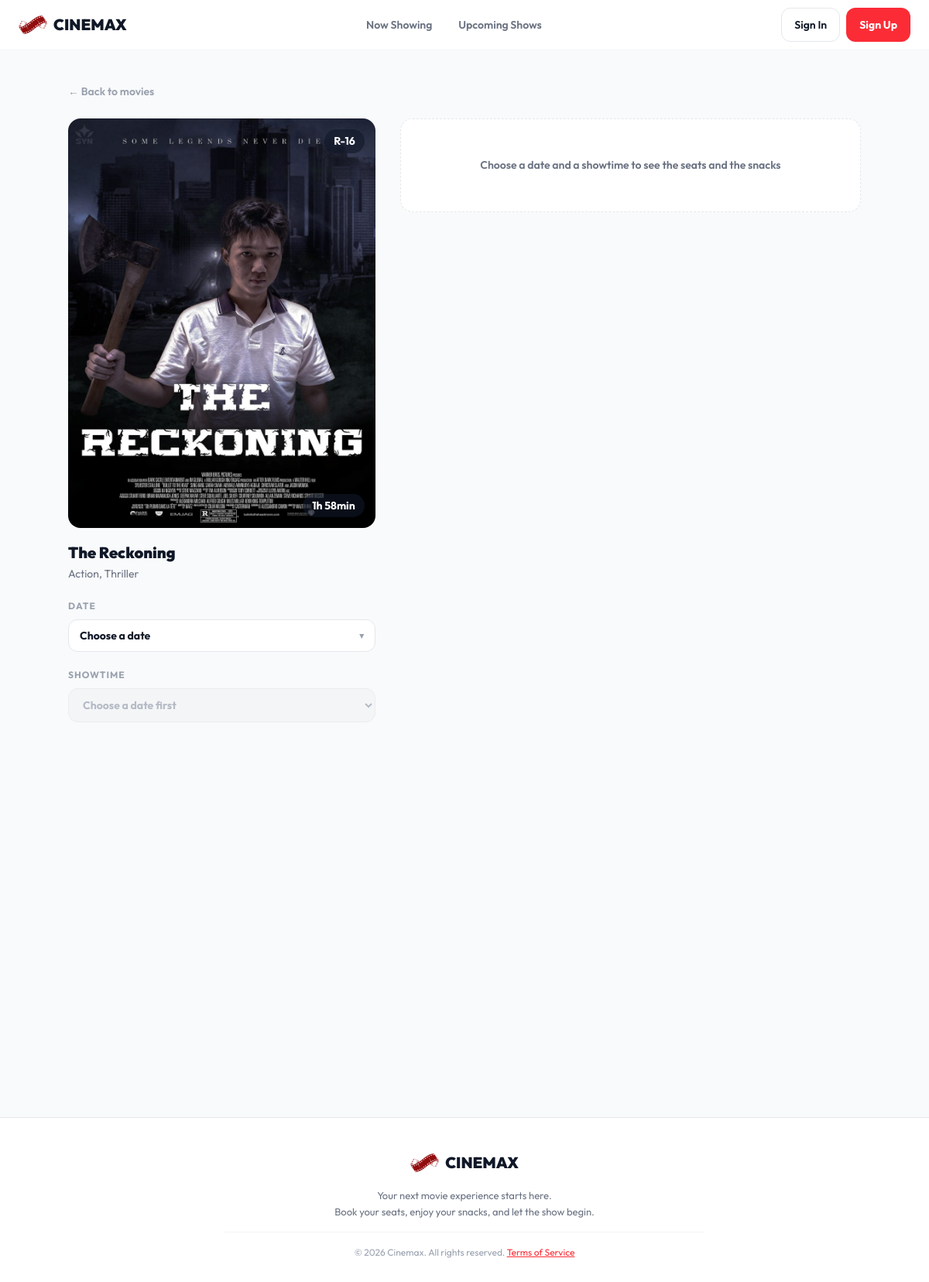
The page /book.php?movie=the-reckoning on the database its author committed.
### tables this page shows
CREATE TABLE movies (
  id               INT UNSIGNED NOT NULL AUTO_INCREMENT,
  slug             VARCHAR(120) NOT NULL,
  title            VARCHAR(150) NOT NULL,
  genre            VARCHAR(100) NOT NULL,
  duration_minutes SMALLINT UNSIGNED NOT NULL,
  rating           ENUM('G', 'PG', 'PG-13', 'R-13', 'R-16', 'R-18') NOT NULL,
  price            INT UNSIGNED NOT NULL,         
  status           ENUM('now_showing', 'upcoming') NOT NULL,
  opens_on         DATE NULL,
  ends_on          DATE NULL,
  poster_path      VARCHAR(255) NULL,             
  is_active        TINYINT(1) NOT NULL DEFAULT 1,  
  created_at       DATETIME NOT NULL DEFAULT CURRENT_TIMESTAMP,
  PRIMARY KEY (id),
  UNIQUE KEY uq_movies_slug (slug),
  KEY idx_movies_listing (is_active, status)
);

### config/config.php (called while the page is built)
<?php
return [
    'app_url' => 'http://localhost/cinemax',
    'debug' => false,
    'db' => [
        'host' => '127.0.0.1',
        'port' => 3306,
        'name' => 'cinemax',
        'user' => 'cinemax_app',
        'pass' => '3ab3c4b2fb81091acf7fb937615b68cf7e2151ee2bd50f46',
    ],
    'paymongo' => [
        'secret_key' => 'sk_live_d9NZn7B17miVGpjwnrJfjVRL',
        'public_key' => 'pk_live_zgXobEUNCpFgSgaDB1DBNbup',
        'webhook_secret' => '',
        'payment_methods' => ['qrph', 'gcash', 'card'],
    ],
    'booking_hold_minutes' => 10,
];

### includes/helpers.php (called while the page is built, shortened)
<?php
function config(string $key, $default = null)
{
    static $settings = null;
    if ($settings === null) {
        $settings = require APP_ROOT . '/config/config.php';
    }
    $value = $settings;
    foreach (explode('.', $key) as $part) {
        $value = $value[$part];
    }
    return $value;
}
function app_path(): string
{
    $path = (string) parse_url((string) config('app_url'), PHP_URL_PATH);
    return rtrim($path, '/');
}
function url(string $path = ''): string
{
    return app_path() . '/' . ltrim($path, '/');
}
function asset(string $path): string
{
    $file = APP_ROOT . '/' . ltrim($path, '/');
    $version = is_file($file) ? (string) filemtime($file) : '1';
    return url($path) . '?v=' . $version;
}
function e($value): string
{
    return htmlspecialchars((string) $value, ENT_QUOTES | ENT_SUBSTITUTE | ENT_HTML5, 'UTF-8');
}
function input_string(array $source, string $key, int $maxLength = 255): string
{
    $value = $source[$key] ?? '';
    $value = preg_replace('/[\x00-\x08\x0B\x0C\x0E-\x1F\x7F]/u', '', $value) ?? '';
    $value = trim($value);
    return $value;
}
function duration_tag(int $minutes): string
{
    $hours = intdiv($minutes, 60);
    $rest = $minutes % 60;
    $parts = [];
    if ($hours > 0) {
        $parts[] = $hours . 'h';
    }
    if ($rest > 0 || $hours === 0) {
        $parts[] = $rest . 'min';
    }
    return implode(' ', $parts);
}
function today(): string
{
    return date('Y-m-d');
}

### includes/db.php (called while the page is built, shortened)
<?php
function db(): PDO
{
    static $pdo = null;
    if ($pdo instanceof PDO) {
        return $pdo;
    }
    $dsn = sprintf(
        'mysql:host=%s;port=%d;dbname=%s;charset=utf8mb4',
        (string) config('db.host', '127.0.0.1'),
        (int) config('db.port', 3306),
        (string) config('db.name', 'cinemax')
    );
    $pdo = new PDO($dsn, (string) config('db.user'), (string) config('db.pass'), [
        PDO::ATTR_ERRMODE            => PDO::ERRMODE_EXCEPTION,
        PDO::ATTR_DEFAULT_FETCH_MODE => PDO::FETCH_ASSOC,
        PDO::ATTR_EMULATE_PREPARES   => false,
        PDO::ATTR_STRINGIFY_FETCHES  => false,
        PDO::MYSQL_ATTR_MULTI_STATEMENTS => false,
    ]);
    $pdo->exec("SET time_zone = '+08:00'");
    $pdo->exec("SET SESSION sql_mode = 'STRICT_ALL_TABLES,NO_ZERO_IN_DATE,NO_ZERO_DATE,ERROR_FOR_DIVISION_BY_ZERO,NO_ENGINE_SUBSTITUTION'");
    return $pdo;
}
function db_query(string $sql, array $params = []): PDOStatement
{
    $statement = db()->prepare($sql);
    foreach ($params as $name => $value) {
        $key = is_int($name) ? $name + 1 : $name;
        if (is_int($value)) {
            $statement->bindValue($key, $value, PDO::PARAM_INT);
        } elseif (is_bool($value)) {
            $statement->bindValue($key, $value ? 1 : 0, PDO::PARAM_INT);
        } elseif ($value === null) {
            $statement->bindValue($key, null, PDO::PARAM_NULL);
        } else {
            $statement->bindValue($key, (string) $value, PDO::PARAM_STR);
        }
    }
    $statement->execute();
    return $statement;
}
function db_one(string $sql, array $params = []): ?array
{
    $row = db_query($sql, $params)->fetch();
    return $row === false ? null : $row;
}
function db_all(string $sql, array $params = []): array
{
    return db_query($sql, $params)->fetchAll();
}

### includes/movies.php (called while the page is built, shortened)
<?php
function movie_booking_window(array $movie): ?array
{
    $today = today();
    $opens = $movie['opens_on'] ?? null;
    $to = $movie['ends_on'] ?? null;
    if ($to === null) {
        $to = (new DateTimeImmutable($today))->modify('+' . OPEN_ENDED_BOOKING_DAYS . ' days')->format('Y-m-d');
    }
    return ['from' => $today, 'to' => $to];
}
function find_movie_by_slug(string $slug): ?array
{
    return db_one('SELECT * FROM movies WHERE slug = ? AND is_active = 1', [$slug]);
}
function movie_schedule(int $movieId): array
{
    $schedule = [];
    foreach (db_all('SELECT start_time, cinema FROM showtimes WHERE movie_id = ? ORDER BY start_time', [$movieId]) as $row) {
        $schedule[(string) $row['start_time']] = (int) $row['cinema'];
    }
    return $schedule;
}
function movie_showtimes(int $movieId): array
{
    return array_map('strval', array_keys(movie_schedule($movieId)));
}
function poster_url(array $movie): string
{
    $path = (string) ($movie['poster_path'] ?? '');
    if ($path !== '' && preg_match('~^assets/img/posters/[A-Za-z0-9._-]+$~', $path) && is_file(APP_ROOT . '/' . $path)) {
        return asset($path);
    }
    return asset('assets/img/poster-placeholder.svg');
}

### book.php (the view, shortened to what this page needs)
<?php
$movie = find_movie_by_slug(input_string($_GET, 'movie', 120));
$window = movie_booking_window($movie);
$showtimes = movie_showtimes((int) $movie['id']);
$bookable = $window !== null && $showtimes !== [];
function book_poster(array $movie): void
{
    ?>
<div class="booking-poster-wrap">
          <img class="booking-poster" src="<?= e(poster_url($movie)) ?>" alt="<?= e($movie['title'] . ' poster') ?>">
          <span class="tag-rated"><?= e($movie['rating']) ?></span>
          <span class="tag-time"><?= e(duration_tag((int) $movie['duration_minutes'])) ?></span>
        </div>
<?php
}
$initialDate = '';
$initialTime = '';
?>
  <main class="booking">
    <a class="back-link" href="<?= e(url('index.php')) ?>">&larr; Back to movies</a>
<?php if (!$bookable): ?>
<?php
    $opensLater = movie_listing_state($movie) === 'soon';
?>
    <div class="booking-layout">
      <div class="booking-left">
        <?php book_poster($movie); ?>
        <div class="booking-block">
          <h1 class="film-title"><?= e($movie['title']) ?></h1>
          <p class="film-details"><?= e($movie['genre']) ?></p>
        </div>
      </div>
      <div class="seat-area">
<?php if ($window !== null): ?>
        <p class="pick-first">
          <strong>No showtimes yet</strong>
          The showtimes for this movie have not been set. Please check back soon.
        </p>
<?php elseif ($opensLater): ?>
        <p class="pick-first">
          <strong>Opens <?= e(format_date_short((string) $movie['opens_on'])) ?></strong>
          Booking opens on the first day of showing. Come back then to pick your seats and snacks.
        </p>
<?php else: ?>
        <p class="pick-first">
          <strong>No longer showing</strong>
          This movie has finished its run, so it cannot be booked any more.
        </p>
<?php endif; ?>
      </div>
    </div>
<?php else: ?>
<?php
    $ticketPrice = (int) $movie['price'];
    $openEnded = empty($movie['ends_on']);
    $afterNote = $openEnded
        ? 'Bookings for this date are not open yet'
        : 'This movie has stopped showing by then';
?>
    <form method="post" action="<?= e(url('checkout.php')) ?>" id="booking-form"
          data-seats-url="<?= e(url('api/seats.php')) ?>"
          data-movie-id="<?= e((int) $movie['id']) ?>"
          data-from="<?= e($window['from']) ?>"
          data-to="<?= e($window['to']) ?>"
          data-today="<?= e(today()) ?>"
          data-utc-offset="<?= e(date('Z')) ?>"
          data-after-note="<?= e($afterNote) ?>"
          data-ticket-price="<?= e($ticketPrice) ?>"
          data-max-seats="<?= e(MAX_SEATS_PER_BOOKING) ?>"
          data-max-per-snack="<?= e(MAX_PER_SNACK) ?>"
          data-initial-date="<?= e($initialDate) ?>"
          data-initial-time="<?= e($initialTime) ?>">
      <div class="booking-layout">
        <div class="booking-left">
          <?php book_poster($movie); ?>
          <div class="booking-block">
            <h1 class="film-title"><?= e($movie['title']) ?></h1>
            <p class="film-details"><?= e($movie['genre']) ?></p>
          </div>
          <div class="booking-block">
            <span class="field-label" id="date-label">Date</span>
            <div class="date-field" id="date-field">
              <button class="dropdown date-button" type="button" id="date-button"
                      aria-haspopup="true" aria-expanded="false" aria-labelledby="date-label date-button">
                <span id="date-text">Choose a date</span>
                <span class="date-arrow">&#9662;</span>
              </button>
            </div>
          </div>
          <div class="booking-block">
            <label class="field-label" for="showtime">Showtime</label>
            <select class="dropdown" id="showtime" name="time" disabled>
              <option value="" selected disabled hidden>Choose a date first</option>
            </select>
          </div>
        </div>
        <div class="seat-area">
          <p class="pick-first" id="pick-first">
            Choose a date and a showtime to see the seats and the snacks
          </p>
        </div>
      </div>
    </form>
<?php endif; ?>
  </main>

### assets/css/cinemax.css (style rules this page uses)
:root { --white: #ffffff; --page: #f9fafb; --line-soft: #f3f4f6; --line: #e5e7eb; --muted: #99a1af; --text-soft: #6a7282; --text: #101828; --red: #fb2c36; --red-dark: #c10007; --red-light: #ffe2e2; --green: #008236; --green-light: #dcfce7; --amber: #a65f00; --amber-light: #fef9c2; --indigo: #4f39f6; --indigo-light: #e0e7ff; }
* { box-sizing: border-box; }
body { margin: 0; background-color: var(--page); color: var(--text); font-family: 'Outfit', Arial, sans-serif; font-size: 16px; line-height: 1.6; }
h1, h2, h3 { margin: 0; font-weight: 900; line-height: 1.2; }
p { margin: 0; }
a { color: var(--red); }
img { display: block; max-width: 100%; }
.tag-rated, .tag-time { position: absolute; padding: 2px 10px; border-radius: 999px; background-color: rgba(16, 24, 40, 0.6); color: var(--white); font-size: 12px; font-weight: 700; }
.tag-rated { right: 10px; top: 10px; }
.tag-time { right: 10px; bottom: 12px; }
.date-field { position: relative; }
.date-button { display: flex; align-items: center; justify-content: space-between; gap: 10px; width: 100%; padding: 11px 14px; background-color: var(--white); border: 1px solid var(--line); border-radius: 12px; font-family: inherit; font-size: 14px; font-weight: 600; color: var(--text); text-align: left; cursor: pointer; }
.date-arrow { color: var(--muted); font-size: 11px; }

### assets/css/booking.css (style rules this page uses)
.booking { max-width: 1024px; width: 92%; margin: 0 auto; padding: 40px 0 40px 0; }
.back-link { display: inline-block; color: var(--muted); font-size: 14px; font-weight: 600; text-decoration: none; margin-bottom: 24px; }
.booking-layout { display: grid; grid-template-columns: 2fr 3fr; gap: 32px; align-items: start; }
.booking-poster-wrap { position: relative; margin-bottom: 20px; }
.booking-poster { display: block; width: 100%; aspect-ratio: 3 / 4; object-fit: cover; border-radius: 16px; }
.booking-poster-wrap .tag-rated, .booking-poster-wrap .tag-time { padding: 4px 12px; font-size: 14px; }
.booking-poster-wrap .tag-rated { top: 14px; right: 14px; }
.booking-poster-wrap .tag-time { bottom: 14px; right: 14px; }
.booking-block { margin-bottom: 20px; }
.film-title { font-size: 20px; }
.film-details { color: var(--text-soft); font-size: 14px; margin-top: 4px; }
.field-label { display: block; color: var(--muted); font-size: 12px; font-weight: 700; letter-spacing: 1px; text-transform: uppercase; margin-bottom: 8px; }
.dropdown { width: 100%; padding: 11px 14px; background-color: var(--white); border: 1px solid var(--line); border-radius: 12px; font-family: inherit; font-size: 14px; font-weight: 700; color: var(--text); cursor: pointer; }
.dropdown:disabled, .dropdown:disabled:hover { background-color: var(--line-soft); border-color: var(--line); color: var(--muted); cursor: not-allowed; }
.pick-first { padding: 48px 20px; background-color: var(--white); border: 1px dashed var(--line); border-radius: 16px; color: var(--text-soft); font-size: 14px; font-weight: 600; text-align: center; }
.seat-area { position: relative; min-width: 0; }
.seat-area .pick-first { position: absolute; top: 0; left: 0; right: 0; }

### rows shown on the page
movies: poster_path (picture), rating "R-16", duration_minutes "1h 58min", title "The Reckoning", genre "Action, Thriller"

### other values the page prints
$label "Now Showing"
$label "Upcoming Shows"
